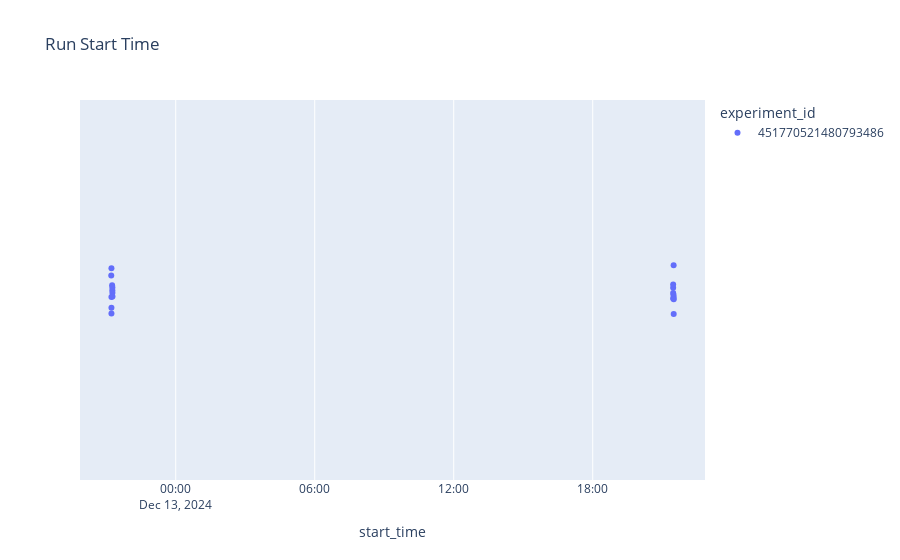

Here is the notebook cell this chart was saved with:
### Code cell
px.strip(
    runs,
    x="start_time",
    color="experiment_id",
    hover_name="run_name",
    hover_data=runs.columns,
    title="Run Start Time",
)
